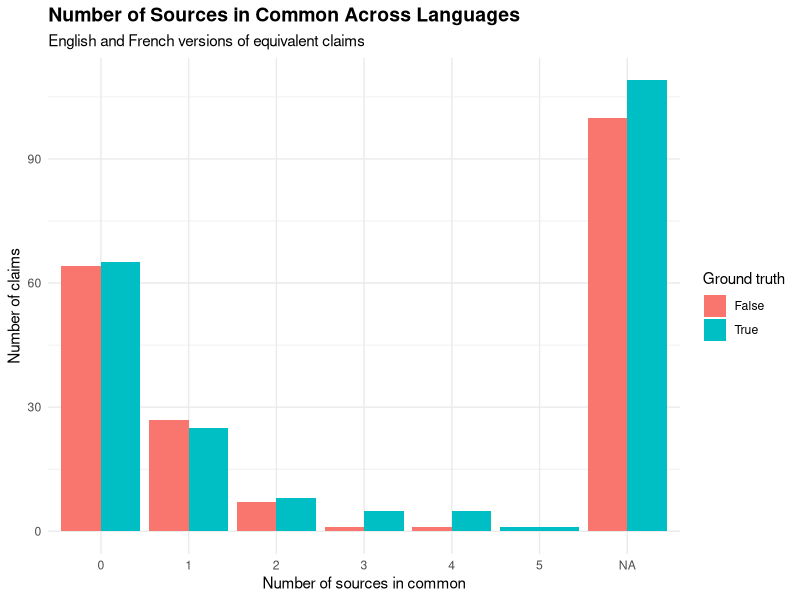
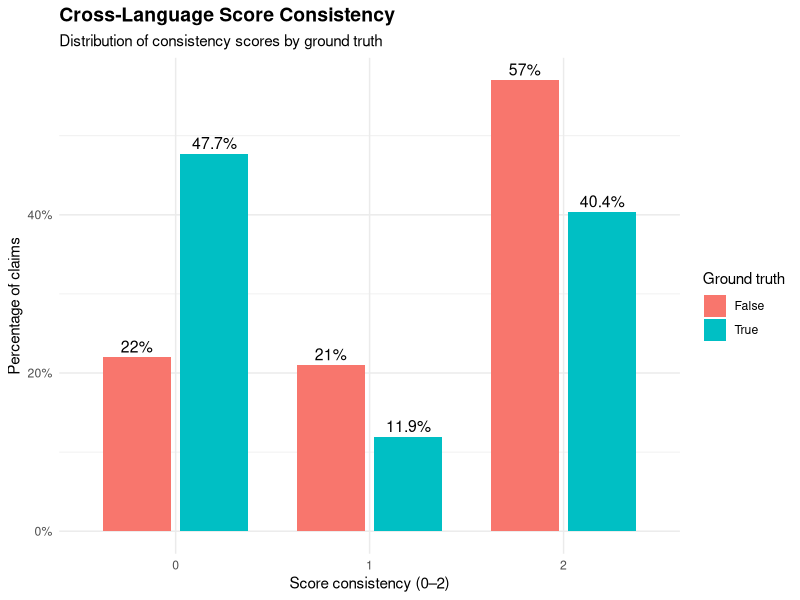
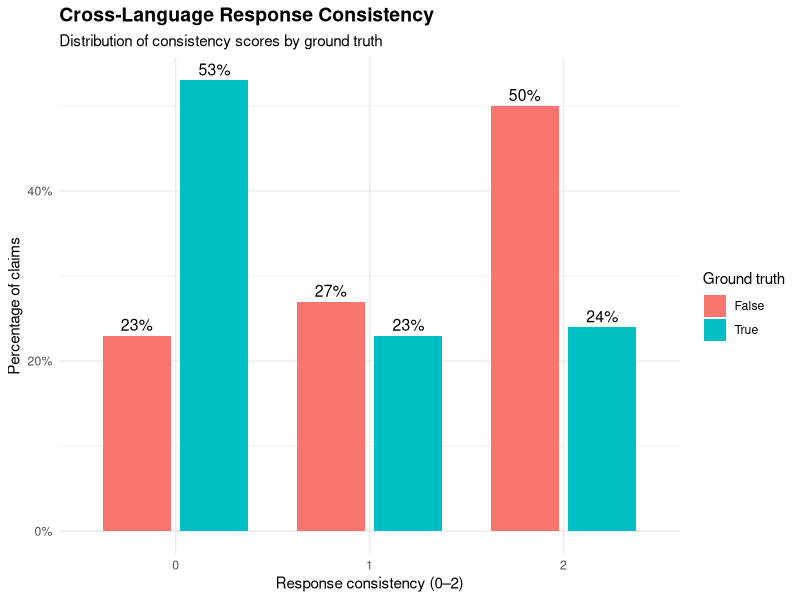
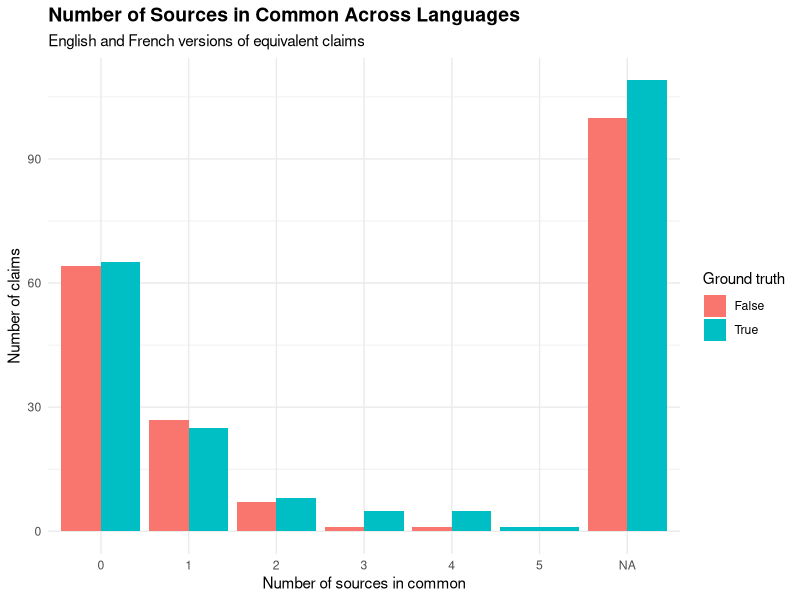
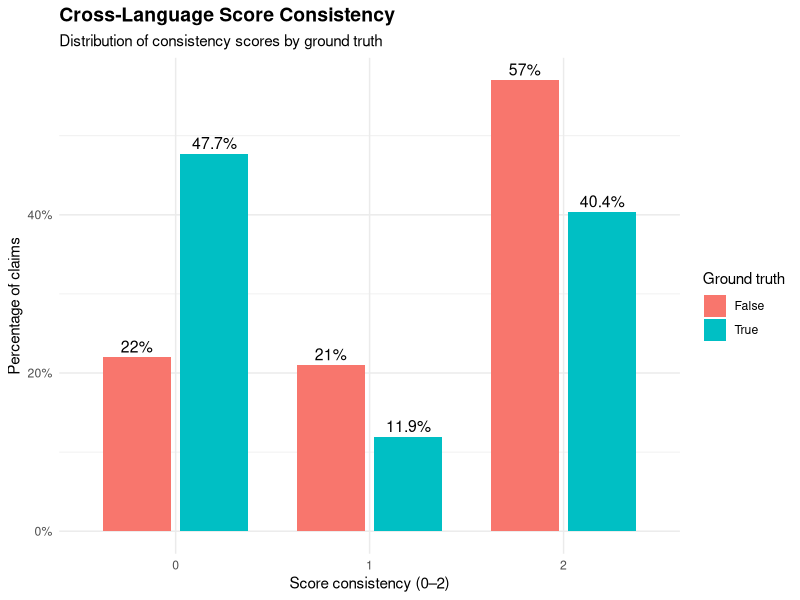
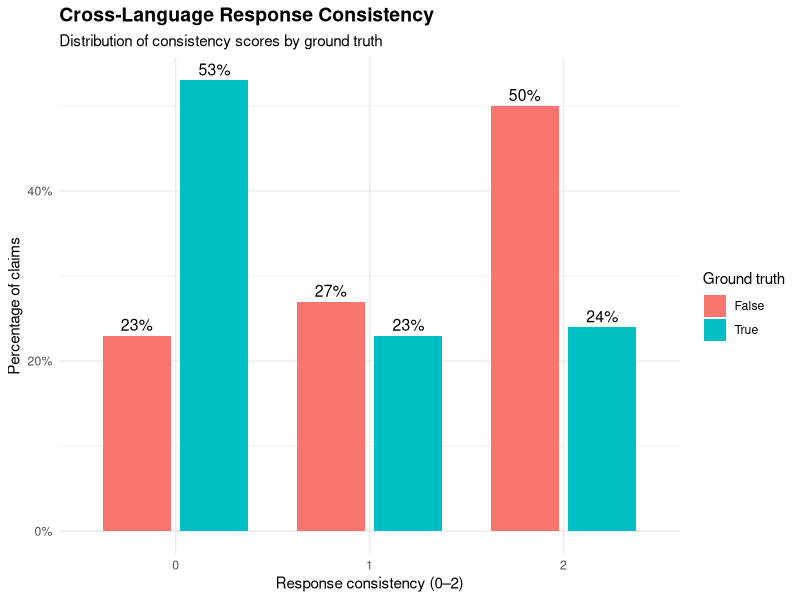

Recreate these plots in R, in order.
# Cross-Language Consistency Analysis
# ============================================================

library(tidyverse)


# ------------------------------------------------------------
# 1. Import datasets
# ------------------------------------------------------------

dataset_false <- read_csv("data/veracity_1.3 - false_cvs.csv")
dataset_true  <- read_csv("data/veracity_1.3 - true_cvs.csv")


# ------------------------------------------------------------
# 2. Add ground truth and combine datasets
# ------------------------------------------------------------

dataset_false <- dataset_false %>%
  mutate(ground_truth = "False")

dataset_true <- dataset_true %>%
  mutate(ground_truth = "True")

all_data <- bind_rows(
  dataset_false,
  dataset_true
)


# ============================================================
# A. NUMBER OF SOURCES IN COMMON
# ============================================================


# ------------------------------------------------------------
# 3. Descriptive statistics by ground truth
# ------------------------------------------------------------

sources_summary <- all_data %>%
  group_by(ground_truth) %>%
  summarise(
    n = sum(!is.na(`number of sources in common`)),
    mean = mean(`number of sources in common`, na.rm = TRUE),
    median = median(`number of sources in common`, na.rm = TRUE),
    sd = sd(`number of sources in common`, na.rm = TRUE),
    min = min(`number of sources in common`, na.rm = TRUE),
    max = max(`number of sources in common`, na.rm = TRUE),
    .groups = "drop"
  )

sources_summary


# ------------------------------------------------------------
# 4. Overall descriptive statistics
# ------------------------------------------------------------

sources_overall <- all_data %>%
  summarise(
    n = sum(!is.na(`number of sources in common`)),
    mean = mean(`number of sources in common`, na.rm = TRUE),
    median = median(`number of sources in common`, na.rm = TRUE),
    sd = sd(`number of sources in common`, na.rm = TRUE),
    min = min(`number of sources in common`, na.rm = TRUE),
    max = max(`number of sources in common`, na.rm = TRUE)
  )

sources_overall


# ------------------------------------------------------------
# 5. Graph: distribution of sources in common
# ------------------------------------------------------------

graph_sources <- ggplot(
  all_data,
  aes(
    x = factor(`number of sources in common`),
    fill = ground_truth
  )
) +
  geom_bar(
    position = "dodge"
  ) +
  labs(
    title = "Number of Sources in Common Across Languages",
    subtitle = "English and French versions of equivalent claims",
    x = "Number of sources in common",
    y = "Number of claims",
    fill = "Ground truth"
  ) +
  theme_minimal() +
  theme(
    plot.title = element_text(
      face = "bold",
      size = 14
    )
  )

graph_sources


# ------------------------------------------------------------
# 6. Compare TRUE vs FALSE
# Wilcoxon rank-sum test
# ------------------------------------------------------------

wilcox_sources <- wilcox.test(
  `number of sources in common` ~ ground_truth,
  data = all_data,
  exact = FALSE
)

wilcox_sources



# ============================================================
# B. CROSS-LANGUAGE SCORE CONSISTENCY
# ============================================================


# ------------------------------------------------------------
# 7. Frequency and percentage by ground truth
# ------------------------------------------------------------

score_consistency_summary <- all_data %>%
  filter(
    !is.na(`cross-language score consistency`)
  ) %>%
  count(
    ground_truth,
    `cross-language score consistency`
  ) %>%
  group_by(ground_truth) %>%
  mutate(
    percent = n / sum(n) * 100
  ) %>%
  ungroup()

score_consistency_summary


# ------------------------------------------------------------
# 8. Overall distribution
# ------------------------------------------------------------

score_consistency_overall <- all_data %>%
  filter(
    !is.na(`cross-language score consistency`)
  ) %>%
  count(
    `cross-language score consistency`
  ) %>%
  mutate(
    percent = n / sum(n) * 100
  )

score_consistency_overall


# ------------------------------------------------------------
# 9. Graph: score consistency
# ------------------------------------------------------------

graph_score_consistency <- ggplot(
  score_consistency_summary,
  aes(
    x = factor(`cross-language score consistency`),
    y = percent,
    fill = ground_truth
  )
) +
  geom_col(
    position = position_dodge(width = 0.8),
    width = 0.7
  ) +
  geom_text(
    aes(
      label = paste0(round(percent, 1), "%")
    ),
    position = position_dodge(width = 0.8),
    vjust = -0.4,
    size = 4
  ) +
  labs(
    title = "Cross-Language Score Consistency",
    subtitle = "Distribution of consistency scores by ground truth",
    x = "Score consistency (0–2)",
    y = "Percentage of claims",
    fill = "Ground truth"
  ) +
  scale_y_continuous(
    labels = function(x) paste0(x, "%")
  ) +
  theme_minimal() +
  theme(
    plot.title = element_text(
      face = "bold",
      size = 14
    )
  )

graph_score_consistency


# ------------------------------------------------------------
# 10. TRUE vs FALSE: Chi-square test
# ------------------------------------------------------------

table_score <- table(
  all_data$ground_truth,
  all_data$`cross-language score consistency`
)

table_score

chisq_score <- chisq.test(table_score)

chisq_score


# If R warns that expected frequencies are too small,
# use Fisher's exact test instead:
fisher_score <- fisher.test(table_score)

fisher_score



# ============================================================
# C. CROSS-LANGUAGE RESPONSE CONSISTENCY
# ============================================================


# ------------------------------------------------------------
# 11. Frequency and percentage by ground truth
# ------------------------------------------------------------

response_consistency_summary <- all_data %>%
  filter(
    !is.na(`cross-language response consistency`)
  ) %>%
  count(
    ground_truth,
    `cross-language response consistency`
  ) %>%
  group_by(ground_truth) %>%
  mutate(
    percent = n / sum(n) * 100
  ) %>%
  ungroup()

response_consistency_summary


# ------------------------------------------------------------
# 12. Overall distribution
# ------------------------------------------------------------

response_consistency_overall <- all_data %>%
  filter(
    !is.na(`cross-language response consistency`)
  ) %>%
  count(
    `cross-language response consistency`
  ) %>%
  mutate(
    percent = n / sum(n) * 100
  )

response_consistency_overall


# ------------------------------------------------------------
# 13. Graph: response consistency
# ------------------------------------------------------------

graph_response_consistency <- ggplot(
  response_consistency_summary,
  aes(
    x = factor(`cross-language response consistency`),
    y = percent,
    fill = ground_truth
  )
) +
  geom_col(
    position = position_dodge(width = 0.8),
    width = 0.7
  ) +
  geom_text(
    aes(
      label = paste0(round(percent, 1), "%")
    ),
    position = position_dodge(width = 0.8),
    vjust = -0.4,
    size = 4
  ) +
  labs(
    title = "Cross-Language Response Consistency",
    subtitle = "Distribution of consistency scores by ground truth",
    x = "Response consistency (0–2)",
    y = "Percentage of claims",
    fill = "Ground truth"
  ) +
  scale_y_continuous(
    labels = function(x) paste0(x, "%")
  ) +
  theme_minimal() +
  theme(
    plot.title = element_text(
      face = "bold",
      size = 14
    )
  )

graph_response_consistency


# ------------------------------------------------------------
# 14. TRUE vs FALSE: Chi-square test
# ------------------------------------------------------------

table_response <- table(
  all_data$ground_truth,
  all_data$`cross-language response consistency`
)

table_response

chisq_response <- chisq.test(table_response)

chisq_response


# If expected frequencies are too small:
fisher_response <- fisher.test(table_response)

fisher_response



# ============================================================
# D. DOES SOURCE OVERLAP RELATE TO CONSISTENCY?
# ============================================================


# ------------------------------------------------------------
# 15. Sources in common vs Score consistency
# Overall Spearman correlation
# ------------------------------------------------------------

cor_score_overall <- cor.test(
  all_data$`number of sources in common`,
  all_data$`cross-language score consistency`,
  method = "spearman",
  exact = FALSE,
  use = "complete.obs"
)

cor_score_overall


# ------------------------------------------------------------
# 16. Sources in common vs Response consistency
# Overall Spearman correlation
# ------------------------------------------------------------

cor_response_overall <- cor.test(
  all_data$`number of sources in common`,
  all_data$`cross-language response consistency`,
  method = "spearman",
  exact = FALSE,
  use = "complete.obs"
)

cor_response_overall



# ============================================================
# E. SPEARMAN CORRELATIONS SEPARATELY
# TRUE AND FALSE CLAIMS
# ============================================================


# ------------------------------------------------------------
# 17. TRUE claims:
# Sources in common vs Score consistency
# ------------------------------------------------------------

cor_true_score <- cor.test(
  dataset_true$`number of sources in common`,
  dataset_true$`cross-language score consistency`,
  method = "spearman",
  exact = FALSE,
  use = "complete.obs"
)

cor_true_score


# ------------------------------------------------------------
# 18. TRUE claims:
# Sources in common vs Response consistency
# ------------------------------------------------------------

cor_true_response <- cor.test(
  dataset_true$`number of sources in common`,
  dataset_true$`cross-language response consistency`,
  method = "spearman",
  exact = FALSE,
  use = "complete.obs"
)

cor_true_response


# ------------------------------------------------------------
# 19. FALSE claims:
# Sources in common vs Score consistency
# ------------------------------------------------------------

cor_false_score <- cor.test(
  dataset_false$`number of sources in common`,
  dataset_false$`cross-language score consistency`,
  method = "spearman",
  exact = FALSE,
  use = "complete.obs"
)

cor_false_score


# ------------------------------------------------------------
# 20. FALSE claims:
# Sources in common vs Response consistency
# ------------------------------------------------------------

cor_false_response <- cor.test(
  dataset_false$`number of sources in common`,
  dataset_false$`cross-language response consistency`,
  method = "spearman",
  exact = FALSE,
  use = "complete.obs"
)

cor_false_response



# ============================================================
# F. OPTIONAL:
# ASSOCIATION BETWEEN SCORE CONSISTENCY
# AND RESPONSE CONSISTENCY
# ============================================================

cor_score_response <- cor.test(
  all_data$`cross-language score consistency`,
  all_data$`cross-language response consistency`,
  method = "spearman",
  exact = FALSE,
  use = "complete.obs"
)

cor_score_response



# ============================================================
# G. SAVE FIGURES
# ============================================================

dir.create(
  "figures",
  showWarnings = FALSE
)

ggsave(
  "figures/consistency_png/sources_in_common.png",
  plot = graph_sources,
  width = 8,
  height = 5,
  dpi = 300
)

ggsave(
  "figures/consistency_png/score_consistency.png",
  plot = graph_score_consistency,
  width = 8,
  height = 5,
  dpi = 300
)

ggsave(
  "figures/consistency_png/response_consistency.png",
  plot = graph_response_consistency,
  width = 8,
  height = 5,
  dpi = 300
)
